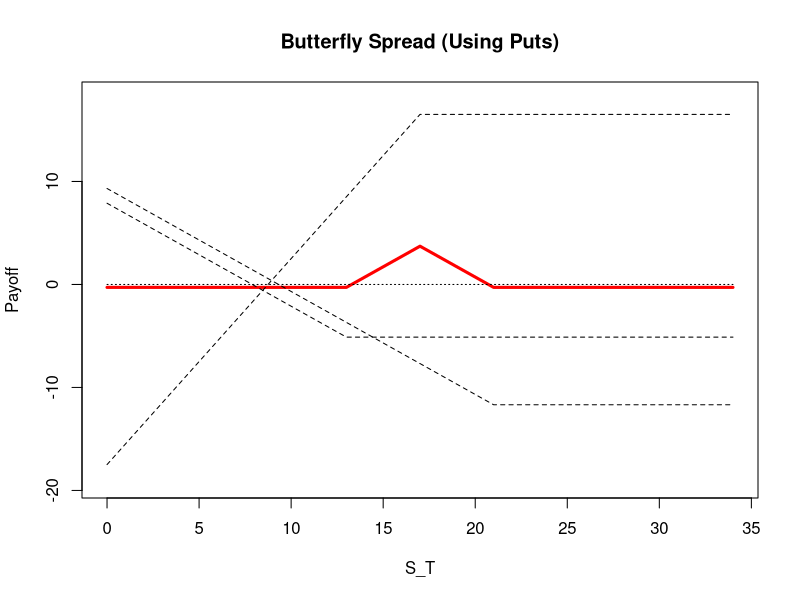

Write the R code that produced this figure.

# clear variables and close windows
rm(list = ls(all = TRUE))
graphics.off()

butterfly = function(St, K1, K3, r, T, sigma, flag) {
    if (K1 > K3) 
        print("K3 must be larger than K1") else {
        
        # Calculate K2
        K2 = 0.5 * (K1 + K3)
        K = c(K1, K2, K3)
        
        # Calculate the terms for the BS option prices
        d1 = (log(St/K) + (r + sigma^2/2) * T)/(sigma * sqrt(T))
        d2 = d1 - sigma * sqrt(T)
        
        # Set the coordinates
        x = c(0, K[1], K[2], K[3], K[3] + K[1])
        
        if (flag == 1) {
            cal = numeric(3)
            # Calculate to plain vanilla call option prices
            for (i in 1:3) {
                cal[i] = St * pnorm(d1[i]) - K[i] * exp(-r * T) * pnorm(d2[i])
            }
            
            # Value of plain vanilla options at time T
            cal_T = cal * exp(r * T)
            
            # Calculate the payoff at each coordinate
            y1 = c(-cal_T[1], -cal_T[1], -cal_T[1] + K[2] - K[1], -cal_T[1] + K[3] - 
                K[1], -cal_T[1] + K[3])
            y2 = 2 * c(cal_T[2], cal_T[2], cal_T[2], cal_T[2] - K[3] + K[2], cal_T[2] - 
                K[1] - K[3] + K[2])
            y3 = c(-cal_T[3], -cal_T[3], -cal_T[3], -cal_T[3], -cal_T[3] + K[1])
            
            # Determine the strategy payoff
            y = y1 + y2 + y3
            
            # Plot butterfly option strategy payoff
            plot(x, y, type = "l", lwd = 3, col = "red", xlab = "S_T", ylab = "Payoff", 
                xlim = c(0.75 * x[2], 0.75 * x[5]), ylim = c(0.5 * y2[5], 0.75 * 
                  y1[5]))
            title("Butterfly Spread (Using Calls)")
            
            # Plot plain vanilla option payoff profiles
            lines(x, y1, lty = 2)
            lines(x, y2, lty = 2)
            lines(x, y3, lty = 2)
            
            lines(x, c(0, 0, 0, 0, 0), lty = 3)
        }
        if (flag == 0) {
            put = numeric(3)
            
            # Calculate to plain vanilla put option prices
            for (i in 1:3) {
                put[i] = -St * pnorm(-d1[i]) + K[i] * exp(-r * T) * pnorm(-d2[i])
            }
            
            # Value of plain vanilla options at time T
            put_T = put * exp(r * T)
            
            # Calculate the payoff at each coordinate
            y1 = c(-put_T[1] + K[1], -put_T[1], -put_T[1], -put_T[1], -put_T[1])
            y2 = 2 * c(put_T[2] - K[2], put_T[2] - K[2] + K[1], put_T[2], put_T[2], 
                put_T[2])
            y3 = c(-put_T[3] + K[3], -put_T[3] + K[3] - K[1], -put_T[3] + K[2] - 
                K[1], -put_T[3], -put_T[3])
            
            # Determine the strategy payoff
            y = y1 + y2 + y3
            
            # Plot butterfly option strategy payoff
            plot(x, y, lwd = 3, col = "red", type = "l", xlab = "S_T", ylab = "Payoff", 
                xlim = c(0, x[5]), ylim = c(1.1 * y2[1], 1.1 * y2[5]))
            title("Butterfly Spread (Using Puts)")
            
            # Plot plain vanilla option payoff profiles
            lines(x, y1, lty = 2)
            lines(x, y2, lty = 2)
            lines(x, y3, lty = 2)
            
            lines(x, c(0, 0, 0, 0, 0), lty = 3)
        }
    }
}

butterfly(10, 13, 21, 0.03, 3, 0.5, 0)